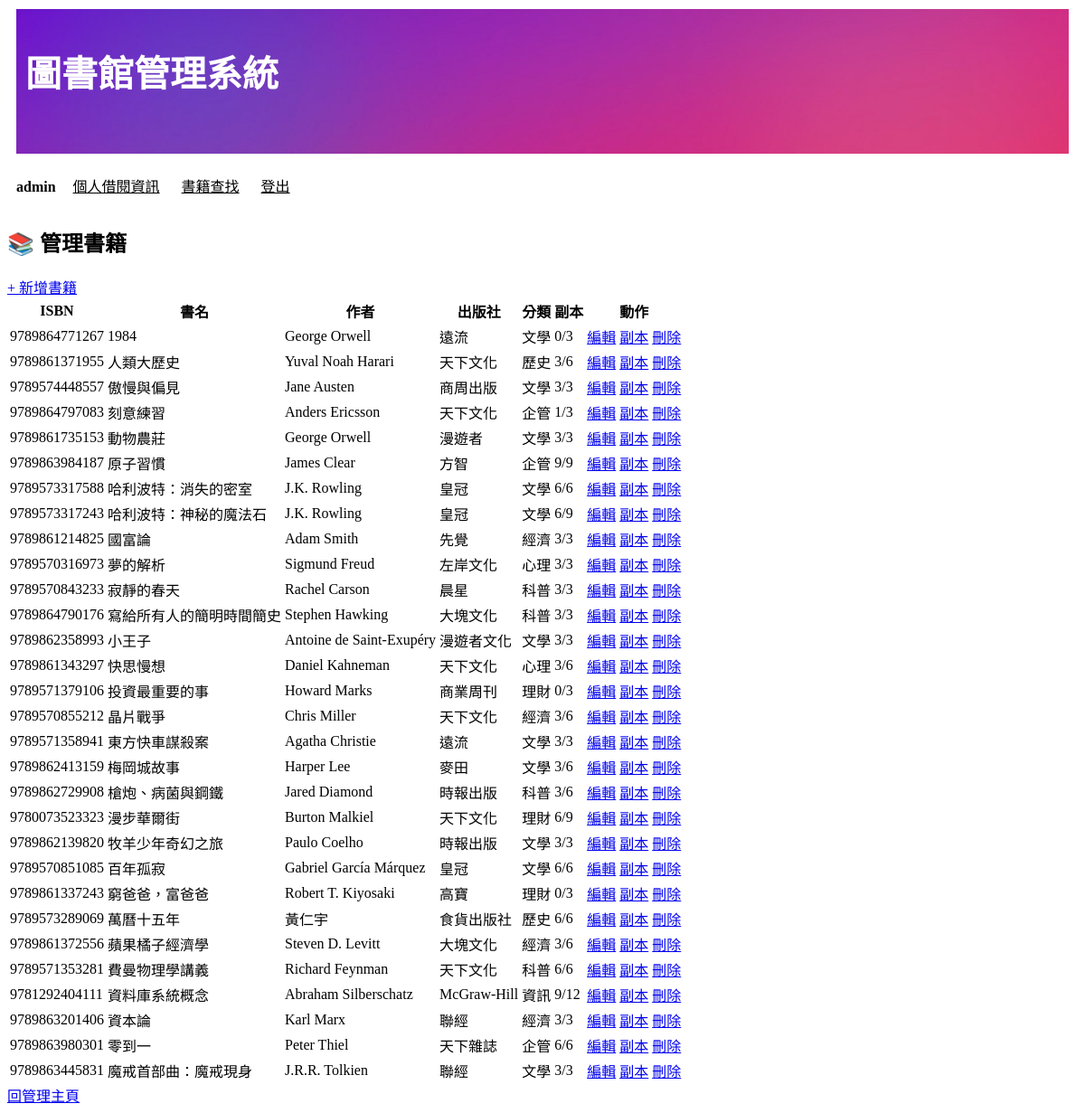
Screenshot of /admin_books/ (signed in) with the database file from the repository.
### libraryapp/models.py (models this page shows, shortened)
class Book(models.Model):
    isbn = models.CharField(max_length=20, primary_key=True)
    title = models.CharField(max_length=200, null=False)
    author = models.CharField(max_length=100, blank=True, default='')
    publisher = models.CharField(max_length=100, blank=True, default='')
    publish_date = models.DateField(null=True, blank=True)
    category = models.CharField(max_length=50, blank=True, default='')
    location = models.CharField(max_length=100, blank=True, default='')
    def available_copies(self):
        return self.copies.filter(status='available').count()
    def total_copies(self):
        return self.copies.count()

### libraryapp/views.py (the view)
# urls.py: path('admin_books/', views.admin_books),                        # 管理書籍
def admin_books(request):
    if not is_admin(request.user):
        return redirect('/login/')
    books = models.Book.objects.all().order_by('title')
    return render(request, 'admin_books.html', locals())

### libraryapp/views.py (called while the page is built)
def is_admin(user):
    return user.is_authenticated and (user.is_superuser or user.is_staff)

### templates/admin_books.html (shortened to what this page needs)
{% extends 'base.html' %}
{% block content %}
<div class="admin-page">
    <div class="page-header">
        <h2>📚 管理書籍</h2>
        <a href="/admin_book_add/" class="btn-primary">+ 新增書籍</a>
    </div>
    {% if books %}
        <table class="data-table">
            <thead>
                <tr>
                    <th>ISBN</th>
                    <th>書名</th>
                    <th>作者</th>
                    <th>出版社</th>
                    <th>分類</th>
                    <th>副本</th>
                    <th>動作</th>
                </tr>
            </thead>
            <tbody>
                {% for book in books %}
                <tr>
                    <td>{{ book.isbn }}</td>
                    <td>{{ book.title }}</td>
                    <td>{{ book.author|default:"—" }}</td>
                    <td>{{ book.publisher|default:"—" }}</td>
                    <td>{{ book.category|default:"—" }}</td>
                    <td>
                        <span class="badge {% if book.available_copies > 0 %}badge-green{% else %}badge-red{% endif %}">
                            {{ book.available_copies }}/{{ book.total_copies }}
                        </span>
                    </td>
                    <td class="action-cell">
                        <a href="/admin_book_edit/{{ book.isbn }}/" class="btn-small">編輯</a>
                        <a href="/admin_copies/{{ book.isbn }}/" class="btn-small">副本</a>
                        <a href="/admin_book_delete/{{ book.isbn }}/" class="btn-small btn-danger"
                           onclick="return confirm('確定要刪除這本書嗎？此動作將連帶刪除所有副本！')">刪除</a>
                    </td>
                </tr>
                {% endfor %}
            </tbody>
        </table>
    {% else %}
        <p class="empty">目前還沒有任何書籍。</p>
    {% endif %}
    <div class="action-row">
        <a href="/adminmain/" class="btn-secondary">回管理主頁</a>
    </div>
</div>
{% endblock %}

### templates/base.html (shortened to what this page needs)
{% load static %}
<!DOCTYPE html>
<html lang="zh-Hant">
<head>
    <link rel="stylesheet" href="{% static 'css/base_style.css' %}">
</head>
<body>
    <header>
        <h1><a href="/index/">圖書館管理系統</a></h1>
        <nav>
            {% if user.is_authenticated %}
                <span>{{ user.username }}</span>
                <a href="/my_loans/">個人借閱資訊</a>
                <a href="/search/">書籍查找</a>
                <a href="/logout/">登出</a>
            {% else %}
                <a href="/login/">會員登入</a>
                <a href="/register/">會員申請</a>
                <a href="/search/">書籍查找</a>
            {% endif %}
        </nav>
    </header>
    <main>
        {% block content %}{% endblock %}
    </main>
</body>
</html>

### static/css/base_style.css (style rules this page uses)
body { background-color:white; }
h1 { background-image: url(../images/gradient.png); background-size: cover; height: 120px; color:white; font-size: 40px; font-family: 'Segoe UI', Tahoma, Geneva, Verdana, sans-serif; text-decoration: none; margin: 10px 10px 10px 10px; padding-left: 10px; padding-top: 40px; }
nav { margin-left: 10px; padding: 5px 0; }
nav span { display: inline-block; margin-right: 15px; font-weight: bold; }
nav a:link { display: inline-block; padding: 8px 0; margin-right: 20px; color:black; }
header h1 a:link, header h1 a:visited { background-size: cover; height: 30vh; color:white; font-size: 40px; font-family: 'Segoe UI', Tahoma, Geneva, Verdana, sans-serif; text-decoration: none; }

### rows the page displays
Book: isbn "9789864771267", title "1984", author "George Orwell", publisher "遠流", category "文學", available_copies "0", total_copies "3"
Book: isbn "9789861371955", title "人類大歷史", author "Yuval Noah Harari", publisher "天下文化", category "歷史", available_copies "3", total_copies "6"
Book: isbn "9789574448557", title "傲慢與偏見", author "Jane Austen", publisher "商周出版", category "文學", available_copies "3", total_copies "3"
Book: isbn "9789864797083", title "刻意練習", author "Anders Ericsson", publisher "天下文化", category "企管", available_copies "1", total_copies "3"
Book: isbn "9789861735153", title "動物農莊", author "George Orwell", publisher "漫遊者", category "文學", available_copies "3", total_copies "3"
Book: isbn "9789863984187", title "原子習慣", author "James Clear", publisher "方智", category "企管", available_copies "9", total_copies "9"
Book: isbn "9789573317588", title "哈利波特：消失的密室", author "J.K. Rowling", publisher "皇冠", category "文學", available_copies "6", total_copies "6"
Book: isbn "9789573317243", title "哈利波特：神秘的魔法石", author "J.K. Rowling", publisher "皇冠", category "文學", available_copies "6", total_copies "9"
Book: isbn "9789861214825", title "國富論", author "Adam Smith", publisher "先覺", category "經濟", available_copies "3", total_copies "3"
Book: isbn "9789570316973", title "夢的解析", author "Sigmund Freud", publisher "左岸文化", category "心理", available_copies "3", total_copies "3"
Book: isbn "9789570843233", title "寂靜的春天", author "Rachel Carson", publisher "晨星", category "科普", available_copies "3", total_copies "3"
Book: isbn "9789864790176", title "寫給所有人的簡明時間簡史", author "Stephen Hawking", publisher "大塊文化", category "科普", available_copies "3", total_copies "3"
Book: isbn "9789862358993", title "小王子", author "Antoine de Saint-Exupéry", publisher "漫遊者文化", category "文學", available_copies "3", total_copies "3"
Book: isbn "9789861343297", title "快思慢想", author "Daniel Kahneman", publisher "天下文化", category "心理", available_copies "3", total_copies "6"
Book: isbn "9789571379106", title "投資最重要的事", author "Howard Marks", publisher "商業周刊", category "理財", available_copies "0", total_copies "3"
Book: isbn "9789570855212", title "晶片戰爭", author "Chris Miller", publisher "天下文化", category "經濟", available_copies "3", total_copies "6"
Book: isbn "9789571358941", title "東方快車謀殺案", author "Agatha Christie", publisher "遠流", category "文學", available_copies "3", total_copies "3"
Book: isbn "9789862413159", title "梅岡城故事", author "Harper Lee", publisher "麥田", category "文學", available_copies "3", total_copies "6"
Book: isbn "9789862729908", title "槍炮、病菌與鋼鐵", author "Jared Diamond", publisher "時報出版", category "科普", available_copies "3", total_copies "6"
Book: isbn "9780073523323", title "漫步華爾街", author "Burton Malkiel", publisher "天下文化", category "理財", available_copies "6", total_copies "9"
Book: isbn "9789862139820", title "牧羊少年奇幻之旅", author "Paulo Coelho", publisher "時報出版", category "文學", available_copies "3", total_copies "3"
Book: isbn "9789570851085", title "百年孤寂", author "Gabriel García Márquez", publisher "皇冠", category "文學", available_copies "6", total_copies "6"
Book: isbn "9789861337243", title "窮爸爸，富爸爸", author "Robert T. Kiyosaki", publisher "高寶", category "理財", available_copies "0", total_copies "3"
Book: isbn "9789573289069", title "萬曆十五年", author "黃仁宇", publisher "食貨出版社", category "歷史", available_copies "6", total_copies "6"
Book: isbn "9789861372556", title "蘋果橘子經濟學", author "Steven D. Levitt", publisher "大塊文化", category "經濟", available_copies "3", total_copies "6"
Book: isbn "9789571353281", title "費曼物理學講義", author "Richard Feynman", publisher "天下文化", category "科普", available_copies "6", total_copies "6"
Book: isbn "9781292404111", title "資料庫系統概念", author "Abraham Silberschatz", publisher "McGraw-Hill", category "資訊", available_copies "9", total_copies "12"
Book: isbn "9789863201406", title "資本論", author "Karl Marx", publisher "聯經", category "經濟", available_copies "3", total_copies "3"
Book: isbn "9789863980301", title "零到一", author "Peter Thiel", publisher "天下雜誌", category "企管", available_copies "6", total_copies "6"
Book: isbn "9789863445831", title "魔戒首部曲：魔戒現身", author "J.R.R. Tolkien", publisher "聯經", category "文學", available_copies "3", total_copies "3"

### other values shown
{{ user.username }} "admin"
